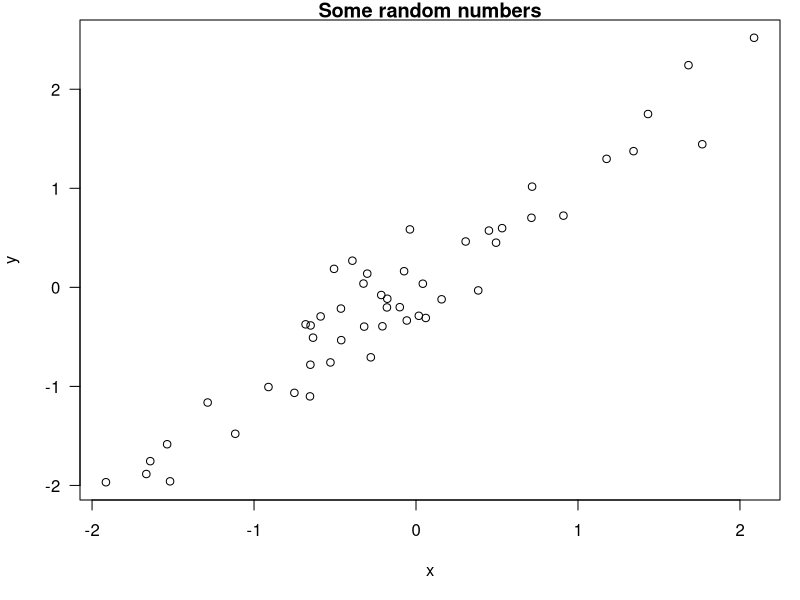

This figure's R source:
## ---- chunk 1
knitr::opts_chunk$set(echo=TRUE,results="asis")
## ---- chunk 2
set.seed(1)
x <- rnorm(100)
mean(x)
## ---- chunk 3
set.seed(1)
x <- rnorm(100)
mean(x)
## ---- chunk 4
time <- format(Sys.time(), "%a %b %d %X %Y")
rand <- rnorm(1)
## ---- chunk 5
x <- rnorm(50); y <- x + rnorm(50,sd=0.3)
## ---- chunk 6
par(mar=c(5,4,1,1),las=1)
plot(x,y,main="Some random numbers")
## ---- chunk 7
library(datasets)
data(airquality)
fit <- lm(Ozone ~ Wind + Temp + Solar.R, data=airquality)
knitr::kable(anova(fit))
